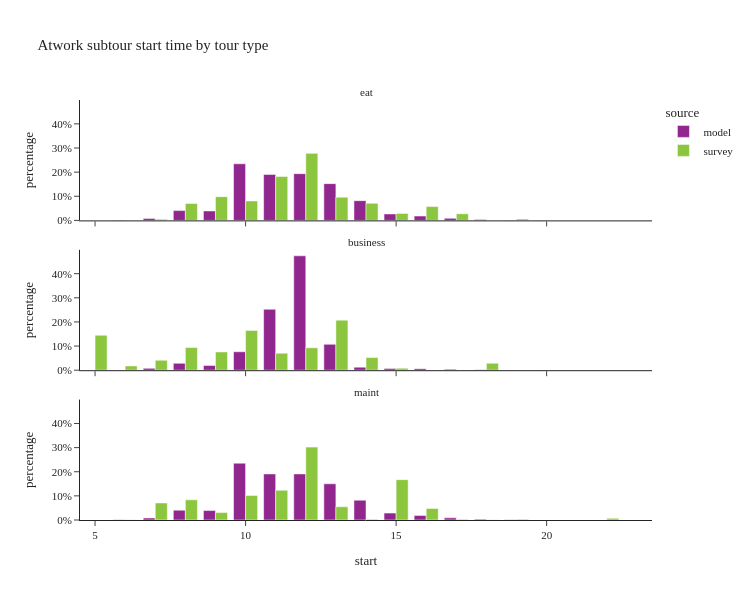

Here is the notebook cell this chart was saved with:
### Code cell
util.plot_share_facetbar(atwork_subtour, 'tour_weight', share_col="start", title="Atwork subtour start time by tour type", 
                             facet_col='tour_type', facet_col_wrap=1, height=600, orientation='v')

### Figure 1 — Plotly figure (JSON) as saved in the notebook; plotly's stock layout.template omitted (floating-point values rounded to 4 significant figures)
{"data": [{"alignmentgroup": "True", "customdata": [[5], [46], [619], [3019], [2922], [17473], [14200], [14428], [11350], [6103], [2000], [1345], [649], [265], [29], [22], [5], [5], [2]], "hovertemplate": "source=model<br>tour_type=eat<br>start=%{x}<br>percentage=%{y}<br>sample_size=%{customdata[0]}<extra></extra>", "legendgroup": "model", "marker": {"color": "#91268F", "pattern": {"shape": ""}}, "name": "model", "offsetgroup": "model", "orientation": "v", "showlegend": true, "textposition": "auto", "type": "bar", "x": [5.0, 6.0, 7.0, 8.0, 9.0, 10.0, 11.0, 12.0, 13.0, 14.0, 15.0, 16.0, 17.0, 18.0, 19.0, 20.0, 21.0, 22.0, 23.0], "xaxis": "x3", "y": [6.713e-05, 0.0006176, 0.00831, 0.04053, 0.03923, 0.2346, 0.1906, 0.1937, 0.1524, 0.08193, 0.02685, 0.01806, 0.008713, 0.003558, 0.0003893, 0.0002954, 6.713e-05, 6.713e-05, 2.685e-05], "yaxis": "y3"}, {"alignmentgroup": "True", "customdata": [[21], [103], [655], [2450], [1693], [6588], [21759], [40854], [9235], [1087], [573], [555], [330], [192], [51], [30], [14], [2]], "hovertemplate": "source=model<br>tour_type=business<br>start=%{x}<br>percentage=%{y}<br>sample_size=%{customdata[0]}<extra></extra>", "legendgroup": "model", "marker": {"color": "#91268F", "pattern": {"shape": ""}}, "name": "model", "offsetgroup": "model", "orientation": "v", "showlegend": false, "textposition": "auto", "type": "bar", "x": [5.0, 6.0, 7.0, 8.0, 9.0, 10.0, 11.0, 12.0, 13.0, 14.0, 15.0, 16.0, 17.0, 18.0, 19.0, 20.0, 21.0, 22.0], "xaxis": "x2", "y": [0.0002436, 0.001195, 0.007599, 0.02842, 0.01964, 0.07643, 0.2524, 0.474, 0.1071, 0.01261, 0.006648, 0.006439, 0.003829, 0.002228, 0.0005917, 0.0003481, 0.0001624, 2.32e-05], "yaxis": "y2"}, {"alignmentgroup": "True", "customdata": [[1], [45], [491], [2389], [2300], [13815], [11212], [11216], [8806], [4821], [1674], [1117], [528], [206], [34], [24], [12], [7]], "hovertemplate": "source=model<br>tour_type=maint<br>start=%{x}<br>percentage=%{y}<br>sample_size=%{customdata[0]}<extra></extra>", "legendgroup": "model", "marker": {"color": "#91268F", "pattern": {"shape": ""}}, "name": "model", "offsetgroup": "model", "orientation": "v", "showlegend": false, "textposition": "auto", "type": "bar", "x": [5.0, 6.0, 7.0, 8.0, 9.0, 10.0, 11.0, 12.0, 13.0, 14.0, 15.0, 16.0, 17.0, 18.0, 19.0, 20.0, 21.0, 22.0], "xaxis": "x", "y": [1.704e-05, 0.0007666, 0.008365, 0.0407, 0.03918, 0.2354, 0.191, 0.1911, 0.15, 0.08213, 0.02852, 0.01903, 0.008995, 0.003509, 0.0005792, 0.0004089, 0.0002044, 0.0001193], "yaxis": "y"}, {"alignmentgroup": "True", "customdata": [[1], [4], [3], [6], [27], [46], [19], [7], [6], [2], [2], [1]], "hovertemplate": "source=survey<br>tour_type=eat<br>start=%{x}<br>percentage=%{y}<br>sample_size=%{customdata[0]}<extra></extra>", "legendgroup": "survey", "marker": {"color": "#8CC63E", "pattern": {"shape": ""}}, "name": "survey", "offsetgroup": "survey", "orientation": "v", "showlegend": true, "textposition": "auto", "type": "bar", "x": [7.0, 8.0, 9.0, 10.0, 11.0, 12.0, 13.0, 14.0, 15.0, 16.0, 17.0, 19.0], "xaxis": "x3", "y": [0.004849, 0.07024, 0.09849, 0.08076, 0.1817, 0.2778, 0.09643, 0.07067, 0.02899, 0.05724, 0.02759, 0.005287], "yaxis": "y3"}, {"alignmentgroup": "True", "customdata": [[5], [5], [6], [6], [13], [14], [13], [9], [8], [8], [2], [1], [1], [1]], "hovertemplate": "source=survey<br>tour_type=business<br>start=%{x}<br>percentage=%{y}<br>sample_size=%{customdata[0]}<extra></extra>", "legendgroup": "survey", "marker": {"color": "#8CC63E", "pattern": {"shape": ""}}, "name": "survey", "offsetgroup": "survey", "orientation": "v", "showlegend": false, "textposition": "auto", "type": "bar", "x": [5.0, 6.0, 7.0, 8.0, 9.0, 10.0, 11.0, 12.0, 13.0, 14.0, 15.0, 16.0, 17.0, 18.0], "xaxis": "x2", "y": [0.145, 0.01778, 0.04112, 0.09389, 0.07578, 0.1648, 0.07046, 0.09275, 0.2073, 0.05233, 0.008382, 0.0006138, 0.0009084, 0.0289], "yaxis": "y2"}, {"alignmentgroup": "True", "customdata": [[2], [2], [5], [3], [7], [11], [28], [10], [4], [11], [4], [3], [1], [1], [2]], "hovertemplate": "source=survey<br>tour_type=maint<br>start=%{x}<br>percentage=%{y}<br>sample_size=%{customdata[0]}<extra></extra>", "legendgroup": "survey", "marker": {"color": "#8CC63E", "pattern": {"shape": ""}}, "name": "survey", "offsetgroup": "survey", "orientation": "v", "showlegend": false, "textposition": "auto", "type": "bar", "x": [6.0, 7.0, 8.0, 9.0, 10.0, 11.0, 12.0, 13.0, 14.0, 15.0, 16.0, 17.0, 18.0, 19.0, 22.0], "xaxis": "x", "y": [0.001428, 0.07066, 0.08369, 0.03057, 0.1017, 0.1231, 0.302, 0.05472, 0.002721, 0.1672, 0.0479, 0.002629, 0.001103, 0.003503, 0.007005], "yaxis": "y"}], "layout": {"annotations": [{"font": {}, "showarrow": false, "text": "maint", "x": 0.5, "xanchor": "center", "xref": "paper", "y": 0.2867, "yanchor": "bottom", "yref": "paper"}, {"font": {}, "showarrow": false, "text": "business", "x": 0.5, "xanchor": "center", "xref": "paper", "y": 0.6433, "yanchor": "bottom", "yref": "paper"}, {"font": {}, "showarrow": false, "text": "eat", "x": 0.5, "xanchor": "center", "xref": "paper", "y": 1.0, "yanchor": "bottom", "yref": "paper"}], "barmode": "group", "height": 600, "legend": {"title": {"text": "source"}, "tracegroupgap": 0}, "title": {"text": "Atwork subtour start time by tour type"}, "width": 750, "xaxis": {"anchor": "y", "domain": [0.0, 1.0], "title": {"text": "start"}}, "xaxis2": {"anchor": "y2", "domain": [0.0, 1.0], "matches": "x", "showticklabels": false}, "xaxis3": {"anchor": "y3", "domain": [0.0, 1.0], "matches": "x", "showticklabels": false}, "yaxis": {"anchor": "x", "domain": [0.0, 0.2867], "tickformat": ".0%", "title": {"text": "percentage"}}, "yaxis2": {"anchor": "x2", "domain": [0.3567, 0.6433], "matches": "y", "tickformat": ".0%", "title": {"text": "percentage"}}, "yaxis3": {"anchor": "x3", "domain": [0.7133, 1.0], "matches": "y", "tickformat": ".0%", "title": {"text": "percentage"}}}}
